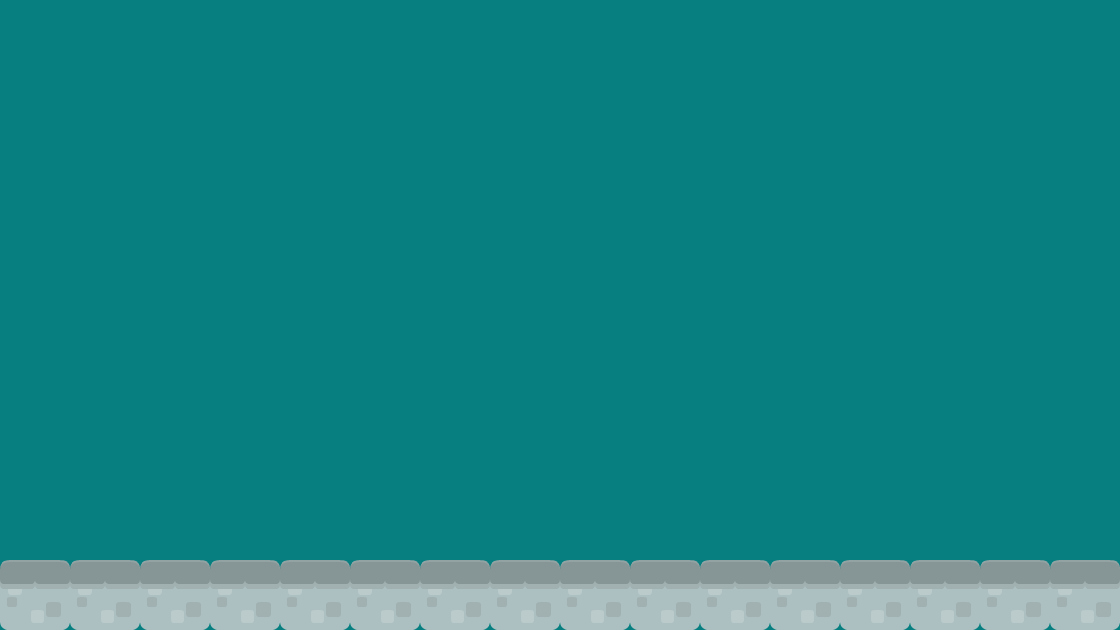

The image is a tile-based game level rendered from a .tmx file. Its description and source (layers, tilesets, objects; grid data summarised) follow:
An orthogonal 16x9 tile map with 70x70 px tiles, 1 tile layer (background 1), 2 tilesets.

<map version="1.0" orientation="orthogonal" renderorder="right-down" width="16" height="9" tilewidth="70" tileheight="70" backgroundcolor="#077e80">
 <tileset firstgid="1" name="background-tiles" tilewidth="70" tileheight="70">
  <image source="../img/background-tiles.png" width="910" height="910" />
 </tileset>
 <tileset firstgid="170" name="meta-tiles" tilewidth="70" tileheight="70">
  <image source="../img/meta-tiles.png" width="350" height="70" />
 </tileset>
 <layer name="background 1" width="16" height="9">
  <data>[144 cells, 16 non-empty, 1 distinct tile ids]</data>
 </layer>
</map>
